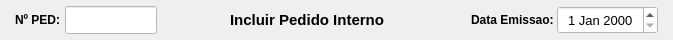
     <widget class="QWidget" name="widget_cabecalho" native="true">
      <property name="sizePolicy">
       <sizepolicy hsizetype="Preferred" vsizetype="Fixed">
        <horstretch>0</horstretch>
        <verstretch>0</verstretch>
       </sizepolicy>
      </property>
      <property name="minimumSize">
       <size>
        <width>0</width>
        <height>40</height>
       </size>
      </property>
      <property name="maximumSize">
       <size>
        <width>16777215</width>
        <height>40</height>
       </size>
      </property>
      <property name="styleSheet">
       <string notr="true"/>
      </property>
      <layout class="QHBoxLayout" name="horizontalLayout">
       <property name="spacing">
        <number>0</number>
       </property>
       <property name="leftMargin">
        <number>15</number>
       </property>
       <property name="topMargin">
        <number>6</number>
       </property>
       <property name="rightMargin">
        <number>15</number>
       </property>
       <property name="bottomMargin">
        <number>6</number>
       </property>
       <item>
        <widget class="QLabel" name="label_3">
         <property name="sizePolicy">
          <sizepolicy hsizetype="Minimum" vsizetype="Preferred">
           <horstretch>0</horstretch>
           <verstretch>0</verstretch>
          </sizepolicy>
         </property>
         <property name="minimumSize">
          <size>
           <width>50</width>
           <height>0</height>
          </size>
         </property>
         <property name="maximumSize">
          <size>
           <width>45</width>
           <height>16777215</height>
          </size>
         </property>
         <property name="font">
          <font>
           <pointsize>9</pointsize>
           <weight>75</weight>
           <bold>true</bold>
          </font>
         </property>
         <property name="text">
          <string>Nº PED:</string>
         </property>
         <property name="alignment">
          <set>Qt::AlignLeading|Qt::AlignLeft|Qt::AlignVCenter</set>
         </property>
        </widget>
       </item>
       <item>
        <widget class="QLineEdit" name="line_Num_Ped">
         <property name="sizePolicy">
          <sizepolicy hsizetype="Fixed" vsizetype="Preferred">
           <horstretch>0</horstretch>
           <verstretch>0</verstretch>
          </sizepolicy>
         </property>
         <property name="maximumSize">
          <size>
           <width>92</width>
           <height>16777215</height>
          </size>
         </property>
         <property name="font">
          <font>
           <pointsize>12</pointsize>
          </font>
         </property>
         <property name="styleSheet">
          <string notr="true">background-color: rgb(255, 255, 255);</string>
         </property>
         <property name="inputMask">
          <string/>
         </property>
         <property name="text">
          <string/>
         </property>
         <property name="frame">
          <bool>true</bool>
         </property>
         <property name="echoMode">
          <enum>QLineEdit::Normal</enum>
         </property>
         <property name="alignment">
          <set>Qt::AlignCenter</set>
         </property>
         <property name="dragEnabled">
          <bool>false</bool>
         </property>
         <property name="placeholderText">
          <string/>
         </property>
        </widget>
       </item>
       <item>
        <widget class="QLabel" name="label_13">
         <property name="sizePolicy">
          <sizepolicy hsizetype="Minimum" vsizetype="Preferred">
           <horstretch>0</horstretch>
           <verstretch>0</verstretch>
          </sizepolicy>
         </property>
         <property name="minimumSize">
          <size>
           <width>300</width>
           <height>0</height>
          </size>
         </property>
         <property name="font">
          <font>
           <pointsize>11</pointsize>
           <weight>75</weight>
           <bold>true</bold>
          </font>
         </property>
         <property name="text">
          <string>Incluir Pedido Interno</string>
         </property>
         <property name="alignment">
          <set>Qt::AlignCenter</set>
         </property>
        </widget>
       </item>
       <item>
        <widget class="QLabel" name="label_11">
         <property name="sizePolicy">
          <sizepolicy hsizetype="Minimum" vsizetype="Preferred">
           <horstretch>0</horstretch>
           <verstretch>0</verstretch>
          </sizepolicy>
         </property>
         <property name="minimumSize">
          <size>
           <width>100</width>
           <height>0</height>
          </size>
         </property>
         <property name="maximumSize">
          <size>
           <width>100</width>
           <height>16777215</height>
          </size>
         </property>
         <property name="font">
          <font>
           <pointsize>9</pointsize>
           <weight>75</weight>
           <bold>true</bold>
          </font>
         </property>
         <property name="text">
          <string>Data Emissao: </string>
         </property>
         <property name="alignment">
          <set>Qt::AlignRight|Qt::AlignTrailing|Qt::AlignVCenter</set>
         </property>
        </widget>
       </item>
       <item>
        <widget class="QDateEdit" name="date_Emissao">
         <property name="sizePolicy">
          <sizepolicy hsizetype="Minimum" vsizetype="Preferred">
           <horstretch>0</horstretch>
           <verstretch>0</verstretch>
          </sizepolicy>
         </property>
         <property name="minimumSize">
          <size>
           <width>101</width>
           <height>0</height>
          </size>
         </property>
         <property name="maximumSize">
          <size>
           <width>101</width>
           <height>16777215</height>
          </size>
         </property>
         <property name="font">
          <font>
           <pointsize>10</pointsize>
          </font>
         </property>
         <property name="styleSheet">
          <string notr="true">background-color: rgb(255, 255, 255);</string>
         </property>
         <property name="alignment">
          <set>Qt::AlignCenter</set>
         </property>
        </widget>
       </item>
      </layout>
     </widget>
